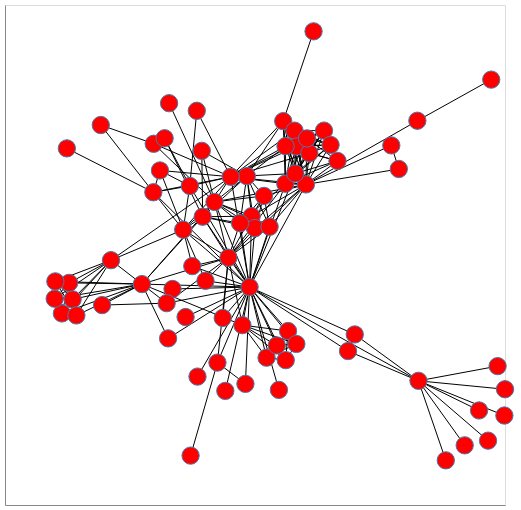

This figure's notebook cell:
### Markdown cell above
### Force-directed layouts

Let's generate a network visualization and add a few quick customizations that might help to make sense of the network. First let's give the chart a bit more breathing room via the `properties()` call and add `tooltips` to the nodes:

### Code cell
nxa.draw_networkx(G, node_tooltip='name').properties(width=500, height=500)

### Figure 1 — Vega-Lite specification as saved in the notebook (floating-point values rounded to 4 significant figures; data arrays with more than 128 entries replaced by an {"elided": "..."} marker saying what was removed)
{"config": {"view": {"continuousWidth": 300, "continuousHeight": 300}}, "layer": [{"data": {"name": "data-802e5884d37d7458a087309072dabf3d"}, "mark": {"type": "line", "color": "black", "opacity": 1, "strokeWidth": 1}, "encoding": {"detail": {"field": "edge", "type": "quantitative"}, "x": {"axis": {"grid": false, "labels": false, "ticks": false, "title": ""}, "field": "x", "type": "quantitative"}, "y": {"axis": {"grid": false, "labels": false, "ticks": false, "title": ""}, "field": "y", "type": "quantitative"}}}, {"data": {"name": "data-ea7e395b6f8030b74107ddee4842fcb0"}, "mark": {"type": "point", "fill": "red", "opacity": 1, "size": 300, "strokeWidth": 1.0}, "encoding": {"tooltip": {"field": "name", "type": "nominal"}, "x": {"axis": {"grid": false, "labels": false, "ticks": false}, "field": "x", "type": "quantitative"}, "y": {"axis": {"grid": false, "labels": false, "ticks": false}, "field": "y", "type": "quantitative"}}}], "height": 500, "width": 500, "$schema": "https://vega.github.io/schema/vega-lite/v5.8.0.json", "datasets": {"data-802e5884d37d7458a087309072dabf3d": {"elided": "508 records"}, "data-ea7e395b6f8030b74107ddee4842fcb0": [{"between": 0.1768, "group": 1, "x": 0.6539, "name": "Myriel", "degree": 10, "y": -0.5033}, {"between": 0.0, "group": 1, "x": 0.8388, "name": "Napoleon", "degree": 1, "y": -0.7613}, {"between": 0.0, "group": 1, "x": 0.372, "name": "Mlle.Baptistine", "degree": 3, "y": -0.3841}, {"between": 0.0, "group": 1, "x": 0.3991, "name": "Mme.Magloire", "degree": 3, "y": -0.3177}, {"between": 0.0, "group": 1, "x": 1.0, "name": "CountessdeLo", "degree": 1, "y": -0.5369}, {"between": 0.0, "group": 1, "x": 0.8963, "name": "Geborand", "degree": 1, "y": -0.6218}, {"between": 0.0, "group": 1, "x": 0.9705, "name": "Champtercier", "degree": 1, "y": -0.4445}, {"between": 0.0, "group": 1, "x": 0.9975, "name": "Cravatte", "degree": 1, "y": -0.6421}, {"between": 0.0, "group": 1, "x": 0.7632, "name": "Count", "degree": 1, "y": -0.8213}, {"between": 0.0, "group": 1, "x": 0.9322, "name": "OldMan", "degree": 1, "y": -0.7427}, {"between": 0.0, "group": 2, "x": -0.3299, "name": "Labarre", "degree": 1, "y": -0.1358}, {"between": 0.57, "group": 2, "x": -0.02169, "name": "Valjean", "degree": 36, "y": -0.1283}, {"between": 0.0, "group": 3, "x": -0.3476, "name": "Marguerite", "degree": 2, "y": -0.3336}, {"between": 0.0, "group": 2, "x": -0.1187, "name": "Mme.deR", "degree": 1, "y": -0.5436}, {"between": 0.0, "group": 2, "x": 0.0956, "name": "Isabeau", "degree": 1, "y": -0.5396}, {"between": 0.0, "group": 2, "x": -0.2777, "name": "Gervais", "degree": 1, "y": -0.2481}, {"between": 0.04063, "group": 3, "x": -0.5759, "name": "Tholomyes", "degree": 9, "y": -0.02075}, {"between": 0.0, "group": 3, "x": -0.7294, "name": "Listolier", "degree": 7, "y": -0.1775}, {"between": 0.0, "group": 3, "x": -0.7724, "name": "Fameuil", "degree": 7, "y": -0.2338}, {"between": 0.0, "group": 3, "x": -0.7435, "name": "Blacheville", "degree": 7, "y": -0.1115}, {"between": 0.0, "group": 3, "x": -0.8013, "name": "Favourite", "degree": 7, "y": -0.1749}, {"between": 0.0, "group": 3, "x": -0.7986, "name": "Dahlia", "degree": 7, "y": -0.1055}, {"between": 0.0, "group": 3, "x": -0.7144, "name": "Zephine", "degree": 7, "y": -0.2417}, {"between": 0.1296, "group": 3, "x": -0.4523, "name": "Fantine", "degree": 15, "y": -0.1164}, {"between": 0.029, "group": 4, "x": -0.2093, "name": "Mme.Thenardier", "degree": 11, "y": 0.1531}, {"between": 0.0749, "group": 4, "x": -0.162, "name": "Thenardier", "degree": 16, "y": 0.2122}, {"between": 0.0238, "group": 5, "x": -0.2873, "name": "Cosette", "degree": 11, "y": 0.1011}, {"between": 0.05433, "group": 4, "x": -0.1064, "name": "Javert", "degree": 17, "y": -0.01071}, {"between": 0.02649, "group": 0, "x": -0.1502, "name": "Fauchelevent", "degree": 4, "y": -0.4304}, {"between": 0.008041, "group": 2, "x": -0.05035, "name": "Bamatabois", "degree": 8, "y": -0.2807}, {"between": 0.0, "group": 3, "x": -0.6116, "name": "Perpetue", "degree": 2, "y": -0.2003}, {"between": 0.00864, "group": 2, "x": -0.3533, "name": "Simplice", "degree": 4, "y": -0.1927}, {"between": 0.0, "group": 2, "x": -0.23, "name": "Scaufflaire", "degree": 1, "y": -0.4864}, {"between": 0.0, "group": 2, "x": -0.1291, "name": "Woman1", "degree": 2, "y": -0.2519}, {"between": 0.0, "group": 2, "x": 0.1321, "name": "Judge", "degree": 6, "y": -0.3041}, {"between": 0.0, "group": 2, "x": 0.04622, "name": "Champmathieu", "degree": 6, "y": -0.4108}, {"between": 0.0, "group": 2, "x": 0.123, "name": "Brevet", "degree": 6, "y": -0.4206}, {"between": 0.0, "group": 2, "x": 0.1655, "name": "Chenildieu", "degree": 6, "y": -0.3558}, {"between": 0.0, "group": 2, "x": 0.08717, "name": "Cochepaille", "degree": 6, "y": -0.3617}, {"between": 0.006925, "group": 4, "x": -0.4052, "name": "Pontmercy", "degree": 3, "y": 0.445}, {"between": 0.0, "group": 6, "x": -0.3437, "name": "Boulatruelle", "degree": 1, "y": 0.6073}, {"between": 0.01149, "group": 4, "x": -0.03268, "name": "Eponine", "degree": 11, "y": 0.3156}, {"between": 0.0, "group": 4, "x": -0.2129, "name": "Anzelma", "degree": 3, "y": 0.4167}, {"between": 0.0, "group": 5, "x": -0.2509, "name": "Woman2", "degree": 3, "y": -0.04447}, {"between": 0.0, "group": 0, "x": -0.03825, "name": "MotherInnocent", "degree": 2, "y": -0.5155}, {"between": 0.0, "group": 0, "x": -0.2576, "name": "Gribier", "degree": 1, "y": -0.8024}, {"between": 0.0, "group": 7, "x": 0.9449, "name": "Jondrette", "degree": 1, "y": 0.7016}, {"between": 0.02632, "group": 7, "x": 0.6494, "name": "Mme.Burgon", "degree": 2, "y": 0.5371}, {"between": 0.1651, "group": 8, "x": 0.2035, "name": "Gavroche", "degree": 22, "y": 0.2822}, {"between": 0.02021, "group": 5, "x": -0.2608, "name": "Gillenormand", "degree": 7, "y": 0.2761}, {"between": 0.0002172, "group": 5, "x": -0.3615, "name": "Magnon", "degree": 2, "y": 0.467}, {"between": 0.0476, "group": 5, "x": -0.4067, "name": "Mlle.Gillenormand", "degree": 7, "y": 0.2509}, {"between": 0.0003509, "group": 5, "x": -0.617, "name": "Mme.Pontmercy", "degree": 2, "y": 0.5199}, {"between": 0.0, "group": 5, "x": -0.7526, "name": "Mlle.Vaubois", "degree": 1, "y": 0.4265}, {"between": 0.0, "group": 5, "x": -0.3802, "name": "Lt.Gillenormand", "degree": 4, "y": 0.3382}, {"between": 0.132, "group": 8, "x": -0.09718, "name": "Marius", "degree": 19, "y": 0.3129}, {"between": 0.0, "group": 5, "x": -0.2329, "name": "BaronessT", "degree": 2, "y": 0.5769}, {"between": 0.02766, "group": 8, "x": 0.1129, "name": "Mabeuf", "degree": 11, "y": 0.5355}, {"between": 0.04255, "group": 8, "x": 0.1212, "name": "Enjolras", "degree": 15, "y": 0.2851}, {"between": 0.00125, "group": 8, "x": 0.1581, "name": "Combeferre", "degree": 11, "y": 0.4974}, {"between": 0.0, "group": 8, "x": 0.2761, "name": "Prouvaire", "degree": 9, "y": 0.4976}, {"between": 0.00125, "group": 8, "x": 0.1662, "name": "Feuilly", "degree": 11, "y": 0.434}, {"between": 0.005267, "group": 8, "x": 0.122, "name": "Courfeyrac", "degree": 13, "y": 0.4353}, {"between": 0.002185, "group": 8, "x": 0.2174, "name": "Bahorel", "degree": 12, "y": 0.4071}, {"between": 0.03075, "group": 8, "x": 0.1608, "name": "Bossuet", "degree": 13, "y": 0.326}, {"between": 0.002185, "group": 8, "x": 0.208, "name": "Joly", "degree": 12, "y": 0.4664}, {"between": 0.0001504, "group": 8, "x": 0.3023, "name": "Grantaire", "degree": 10, "y": 0.4403}, {"between": 0.0, "group": 9, "x": 0.2342, "name": "MotherPlutarch", "degree": 1, "y": 0.8947}, {"between": 0.00496, "group": 4, "x": -0.01333, "name": "Gueulemer", "degree": 10, "y": 0.1554}, {"between": 0.00496, "group": 4, "x": -0.0003329, "name": "Babet", "degree": 10, "y": 0.1076}, {"between": 0.004862, "group": 4, "x": -0.05995, "name": "Claquesous", "degree": 10, "y": 0.1275}, {"between": 0.003874, "group": 4, "x": 0.05838, "name": "Montparnasse", "degree": 9, "y": 0.1129}, {"between": 0.0, "group": 5, "x": -0.1982, "name": "Toussaint", "degree": 3, "y": -0.1031}, {"between": 0.0, "group": 10, "x": 0.5752, "name": "Child1", "degree": 2, "y": 0.344}, {"between": 0.0, "group": 10, "x": 0.5452, "name": "Child2", "degree": 2, "y": 0.4384}, {"between": 0.0004386, "group": 4, "x": 0.03586, "name": "Brujon", "degree": 7, "y": 0.2365}, {"between": 0.0, "group": 8, "x": 0.3299, "name": "Mme.Hucheloup", "degree": 7, "y": 0.3762}]}}
